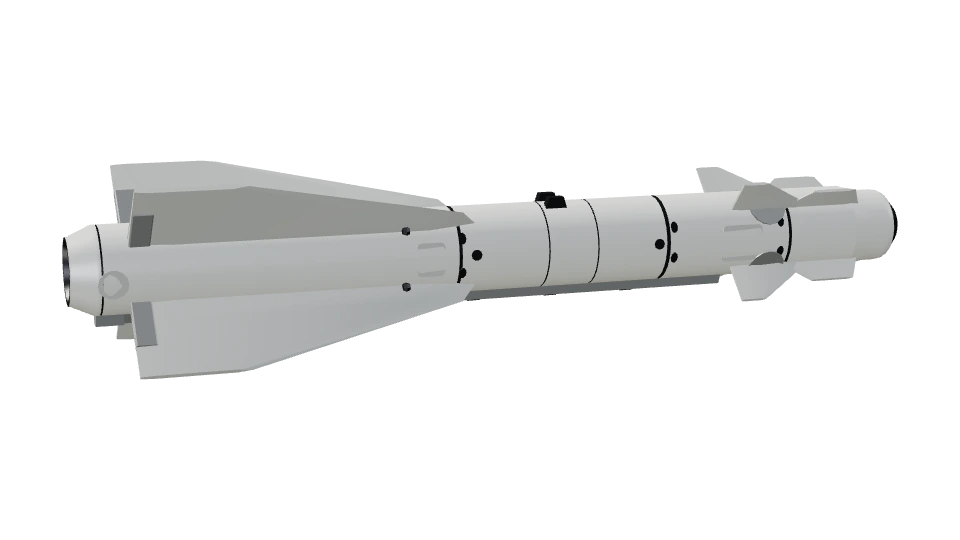
#> input picture fortuna-bot-web/tools/airdef-models/own/_kit/examples/kh29t_игра_миниатюра.webp, 960 x 540 px
$ python measure.py 'examples/kh29t_игра_миниатюра.webp'
#> lines starting #> are read from the running program, lines starting #| are printed output that depends on the picture; after the words box and inside, x2 and y2 are one past the last pixel; in counts of white or black regions, pixels touching at a corner belong together
"""Числовые измерения силуэта чертежа — вместо снятия координат на глаз с grid.py (уровень 1: измерения).

  /usr/bin/python3 -I measure.py <чертёж.png> [--step 20] [--x0 N] [--x1 N]

Силуэт — как в compare.py: всё, что недостижимо заливкой от краёв по светлым пикселям (линии внутри контура не мешают). Печатает: габариты силуэта, центр масс,
наибольший радиус от центра масс (на виде спереди/сзади — вылет кончиков крыльев), для каждой N-й колонки x — верхний и нижний край, середину и полувысоту
(на виде сбоку верх/низ — огибающая вместе с крыльями; плато полувысоты перед крыльями — радиус корпуса) и самые частые полувысоты. Координаты — в пикселях чертежа:
x вправо, y вниз, начало в левом верхнем углу изображения; пиксель с номером k занимает [k, k+1], середина кадра — (ширина/2, высота/2). Нужны Pillow и numpy.
"""
import sys, site
sys.path.append(site.getusersitepackages())
from PIL import Image, ImageDraw
import numpy as np
from collections import Counter


def ref_mask(path):
#> called with path = 'examples/kh29t_игра_миниатюра.webp'
    im = Image.open(path).convert('L')
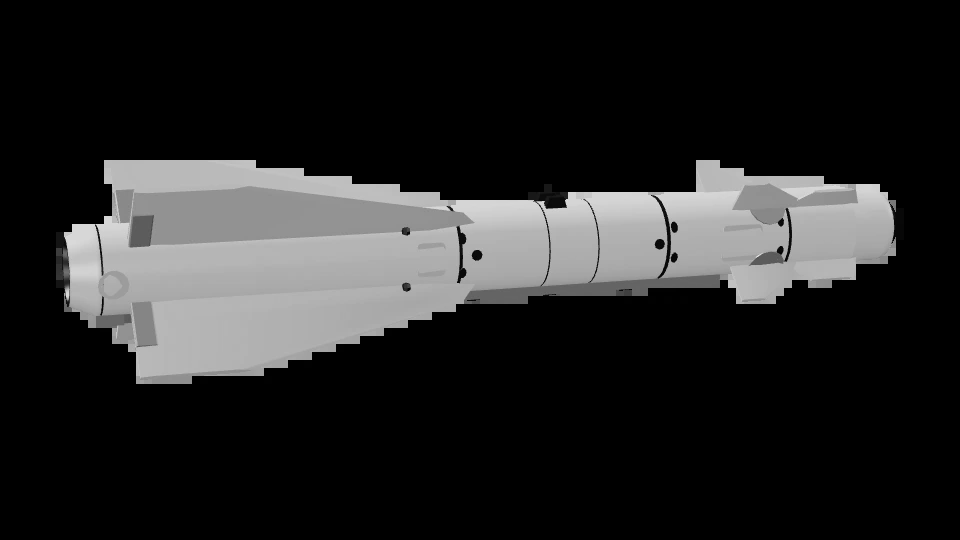
#> im: PIL image 960x540 L; min 0, max 231, mean 36.8
    b = im.point(lambda v: 255 if v > 190 else 0)
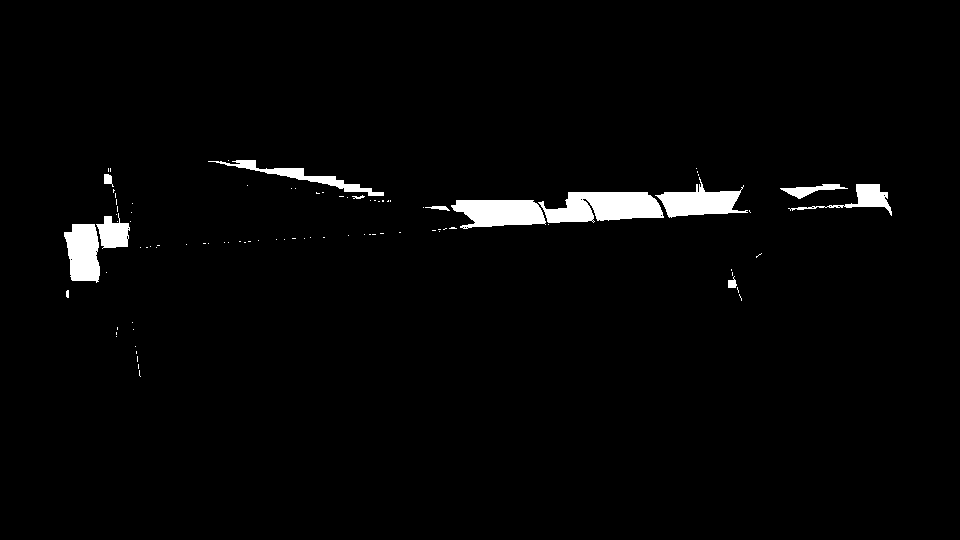
#> b: PIL image 960x540 L; 2.3% white; 91 white regions (78 under 20 px), largest, box (x1, y1, x2, y2) and area: (538, 192, 664, 223) 2824, (451, 200, 546, 229) 2063, (655, 177, 748, 218) 1792
    W, H = b.size
#> W = 960; H = 540
    for pt in [(0, 0), (W - 1, 0), (0, H - 1), (W - 1, H - 1), (W // 2, 0), (W // 2, H - 1)]:
        if b.getpixel(pt) == 255: ImageDraw.floodfill(b, pt, 128)
    return np.array(b) != 128
#> returned value: shape (540, 960) bool; every value is 1


if __name__ == '__main__':
    a = sys.argv[1:]
    if not a: print(__doc__); sys.exit(1)
    opt = lambda n, d: int(a[a.index('--' + n) + 1]) if '--' + n in a else d
    m = ref_mask(a[0]); H, W = m.shape; ys, xs = np.nonzero(m)
#> after `H, W = m.shape`: H = 540; W = 960
    if not len(xs): raise SystemExit('силуэт пуст: проверь, что чертёж на светлом фоне')
    cx, cy = xs.mean(), ys.mean(); rmax = float(np.sqrt((xs - cx) ** 2 + (ys - cy) ** 2).max())
#> after `cx, cy = (xs.mean(), ys.mean())`: cx = 479.5; cy = 269.5
#> after `rmax = float(np.sqrt((xs - cx) ** 2 + (ys - cy) ** 2).max())`: rmax = 550
    print(f'файл {a[0].split("/")[-1]}: {W} × {H}; силуэт x {xs.min()}…{xs.max()}, y {ys.min()}…{ys.max()}; центр масс ({cx:.1f}, {cy:.1f}); наибольший радиус от центра масс {rmax:.1f}')
#| файл kh29t_игра_миниатюра.webp: 960 × 540; силуэт x 0…959, y 0…539; центр масс (479.5, 269.5); наибольший радиус от центра масс 550.0
    print(f'середина силуэта: x {(xs.min() + xs.max() + 1) / 2:.1f}, y {(ys.min() + ys.max() + 1) / 2:.1f}')
#| середина силуэта: x 480.0, y 270.0
    step, x0, x1 = opt('step', 20), opt('x0', int(xs.min())), opt('x1', int(xs.max()))
#> step = 20; x0 = 0; x1 = 959
    rows, halves = [], []
    for x in range(x0, x1 + 1, step):
        col = np.nonzero(m[:, x])[0]
        if not len(col): continue
        top, bot = int(col.min()), int(col.max()) + 1
        rows.append((x, top, bot, (top + bot) / 2, (bot - top) / 2)); halves.append(round((bot - top) / 2))
#> after the loop, halves = 48 values from 270 to 270; rows = 48 items, first 6: (0, 0, 540, 270, 270), (20, 0, 540, 270, 270), (40, 0, 540, 270, 270), (60, 0, 540, 270, 270), (80, 0, 540, 270, 270), (100, 0, 540, 270, 270)
    print('x:  верх  низ  середина  полувысота')
    for x, t, b_, mid, hh in rows: print(f'{x:5d} {t:5d} {b_:5d} {mid:8.1f} {hh:9.1f}')
#> this loop made 48 passes
#> x on passes 1 to 12: 0, 20, 40, 60, 80, 100, 120, 140, 160, 180, 200, 220
#|     0     0   540    270.0     270.0
#|    20     0   540    270.0     270.0
#|    40     0   540    270.0     270.0
#|    60     0   540    270.0     270.0
#|    80     0   540    270.0     270.0
#|   100     0   540    270.0     270.0
#|   120     0   540    270.0     270.0
#|   140     0   540    270.0     270.0
#> (further printed lines are left out)
    print('самые частые полувысоты (пикс. : колонок):', ', '.join(f'{v}: {c}' for v, c in Counter(halves).most_common(5)))
#| самые частые полувысоты (пикс. : колонок): 270: 48
